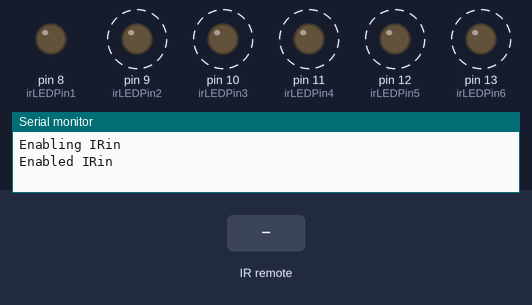
Simulated run of this sketch. Board: Arduino Uno, built with avr-gcc and run on an emulated ATmega328P. On the bench: output pins drawn as LEDs (lit = HIGH), the last lines printed to the serial monitor. Dashed ring = blinking. Inputs (shaded band) come from the test bench.

Above: at 1.25 s.
1.3 s: infrared code 0xFF18E7 received
At 2.35 s:
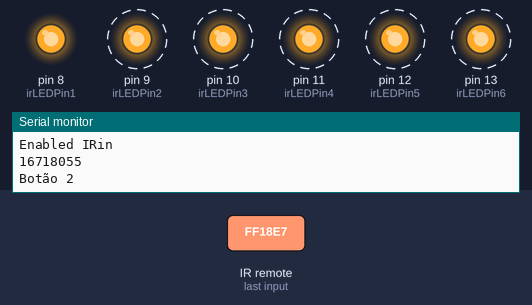
4.3 s: infrared code 0xFF7A85 received
At 4.65 s:
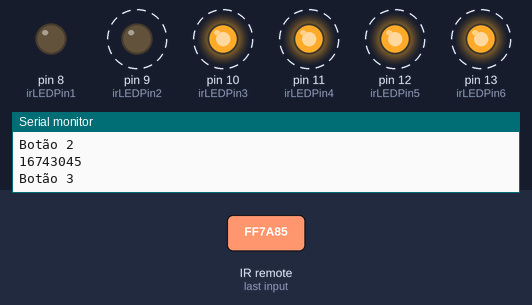
7.3 s: infrared code 0xFF10EF received
At 7.55 s:
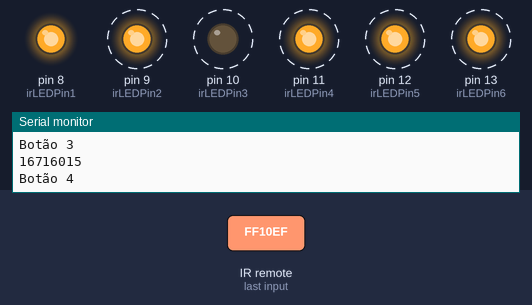
10.3 s: infrared code 0xFF38C7 received
At 10.65 s:
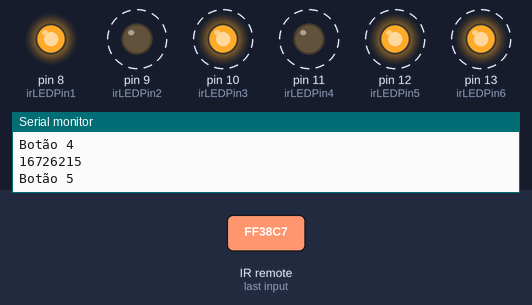
13.3 s: infrared code 0xFF18E7 received
At 14.3 s:
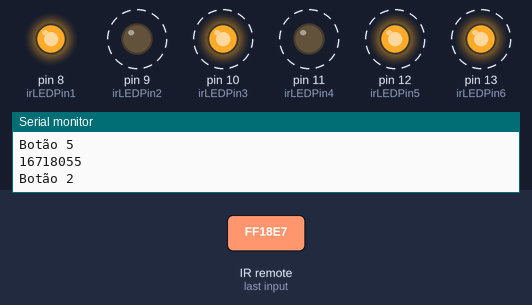
16.3 s: infrared code 0xFF30CF received
Timing chart, 0 to 20.3 s (numbered marks = the images above; inputs shaded):
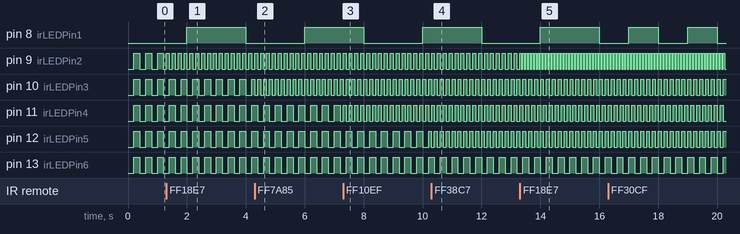

The sketch:

ircontrol.ino
```cpp
#include <IRremote.h>

int IRPIN = 4; //pino do receptor IR

// leds controláveis
int irLEDPin1 = 8;
int irLEDPin2 = 9;
int irLEDPin3 = 10;
int irLEDPin4 = 11;
int irLEDPin5 = 12;
int irLEDPin6 = 13;

unsigned long LEDinterval1 = 2000;
unsigned long LEDinterval2 = 200;
unsigned long LEDinterval3 = 200;
unsigned long LEDinterval4 = 200;
unsigned long LEDinterval5 = 200;
unsigned long LEDinterval6 = 200;

unsigned long LEDtimer1;
unsigned long LEDtimer2;
unsigned long LEDtimer3;
unsigned long LEDtimer4;
unsigned long LEDtimer5;
unsigned long LEDtimer6;

IRrecv irrecv(IRPIN);

decode_results result;

void setup()
{
  Serial.begin(9600);
  Serial.println("Enabling IRin");
  irrecv.enableIRIn();
  Serial.println("Enabled IRin");

  pinMode (irLEDPin1, OUTPUT);
  pinMode (irLEDPin2, OUTPUT);
  pinMode (irLEDPin3, OUTPUT);
  pinMode (irLEDPin4, OUTPUT);
  pinMode (irLEDPin5, OUTPUT);
  pinMode (irLEDPin6, OUTPUT);
  LEDtimer1 = millis ();
  LEDtimer2 = millis ();
  LEDtimer3 = millis ();
  LEDtimer4 = millis ();
  LEDtimer5 = millis ();
  LEDtimer6 = millis ();
}

void toggleLED1 ()
  {
   if (digitalRead (irLEDPin1) == LOW)
      digitalWrite (irLEDPin1, HIGH);
   else
      digitalWrite (irLEDPin1, LOW);

  // remember when we toggled it
  LEDtimer1 = millis ();
  }

void toggleLED2 ()
  {
   if (digitalRead (irLEDPin2) == LOW)
      digitalWrite (irLEDPin2, HIGH);
   else
      digitalWrite (irLEDPin2, LOW);

  // remember when we toggled it
  LEDtimer2 = millis ();
  }

void toggleLED3 ()
  {
   if (digitalRead (irLEDPin3) == LOW)
      digitalWrite (irLEDPin3, HIGH);
   else
      digitalWrite (irLEDPin3, LOW);

  // remember when we toggled it
  LEDtimer3 = millis ();
  }

void toggleLED4 ()
  {
   if (digitalRead (irLEDPin4) == LOW)
      digitalWrite (irLEDPin4, HIGH);
   else
      digitalWrite (irLEDPin4, LOW);

  // remember when we toggled it
  LEDtimer4 = millis ();
  }

void toggleLED5 ()
  {
   if (digitalRead (irLEDPin5) == LOW)
      digitalWrite (irLEDPin5, HIGH);
   else
      digitalWrite (irLEDPin5, LOW);

  // remember when we toggled it
  LEDtimer5 = millis ();
  }

void toggleLED6 ()
  {
   if (digitalRead (irLEDPin6) == LOW)
      digitalWrite (irLEDPin6, HIGH);
   else
      digitalWrite (irLEDPin6, LOW);

  // remember when we toggled it
  LEDtimer6 = millis ();
  }


void loop()
{
  if (irrecv.decode(&result))
  {
    Serial.println(result.value);
    irrecv.resume();
    switch (result.value) {
       case 16724175:
        Serial.println("Botão 1");
        LEDinterval1 = LEDinterval1/2;
        break;
       case 16718055:
        Serial.println("Botão 2");
        LEDinterval2 = LEDinterval2/2;
        break;
       case 16743045:
        Serial.println("Botão 3");
        LEDinterval3 = LEDinterval3/2;
        break;
       case 16716015:
        Serial.println("Botão 4");
        LEDinterval4 = LEDinterval4/2;
        break;
       case 16726215:
        Serial.println("Botão 5");
        LEDinterval5 = LEDinterval5/2;
        break;
       case 16734885:
        Serial.println("Botão 6");
        LEDinterval6 = LEDinterval6/2;
        break;
      case 16738455:
        Serial.println("Botão 0");
        LEDinterval1 = 2000;
        break;

    }
    delay(1);
  }

  if ( (millis () - LEDtimer1) >= LEDinterval1)
     toggleLED1 ();

  if ( (millis () - LEDtimer2) >= LEDinterval2)
     toggleLED2 ();

  if ( (millis () - LEDtimer3) >= LEDinterval3)
     toggleLED3 ();

  if ( (millis () - LEDtimer4) >= LEDinterval4)
     toggleLED4 ();

  if ( (millis () - LEDtimer5) >= LEDinterval5)
     toggleLED5 ();

  if ( (millis () - LEDtimer6) >= LEDinterval6)
     toggleLED6 ();


}
```

Measured:
- after the input at 1.3 s, pin 9 (irLEDPin2): alternates HIGH for 0.10 s and LOW for 0.10 s, starting at once
- after the input at 4.3 s, pin 10 (irLEDPin3): alternates HIGH for 0.10 s and LOW for 0.10 s, starting at once
- after the input at 7.3 s, pin 11 (irLEDPin4): alternates HIGH for 0.10 s and LOW for 0.10 s, starting at once
- after the input at 10.3 s, pin 12 (irLEDPin5): alternates HIGH for 0.10 s and LOW for 0.10 s, starting at once
- after the input at 13.3 s, pin 9 (irLEDPin2): alternates HIGH for 0.05 s and LOW for 0.05 s, starting after 0.05 s
- by itself, pin 8 (irLEDPin1): alternates HIGH for 1.0 s and LOW for 1.0 s
- by itself, pin 9 (irLEDPin2), pin 10 (irLEDPin3), pin 11 (irLEDPin4), pin 12 (irLEDPin5), pin 13 (irLEDPin6): alternates HIGH for 0.20 s and LOW for 0.20 s
